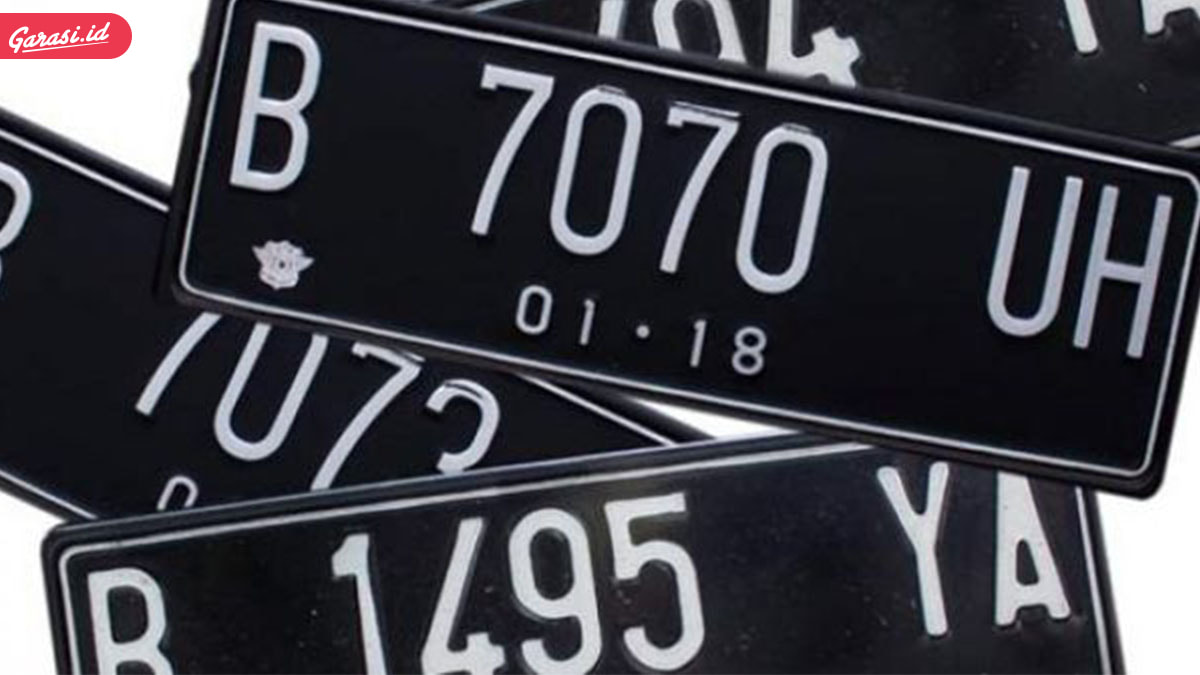
#> input picture gamabar.jpeg, 1200 x 675 px
$ python 'soal6_flip horizontal.py'
#> lines starting #> are read from the running program, lines starting #| are printed output that depends on the picture
import cv2

# Membaca gambar
img = cv2.imread('gamabar.jpeg')
#> img is the input picture: shape (675, 1200, 3); mean B, G, R 72.5, 65.7, 65.8

# Melakukan flip horizontal
flipped_img = cv2.flip(img, 1)
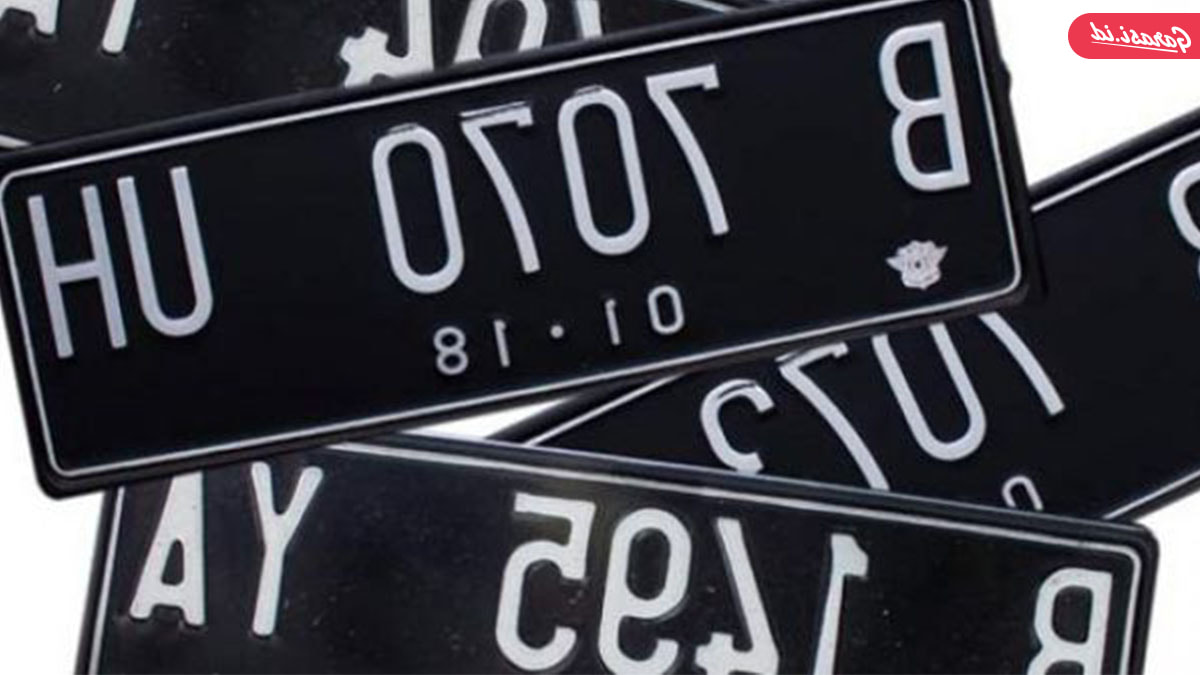
#> flipped_img: shape (675, 1200, 3); mean B, G, R 72.5, 65.7, 65.8

# Menampilkan gambar
cv2.imshow('Flip Horizontal', flipped_img)
cv2.waitKey(0)
cv2.destroyAllWindows()
